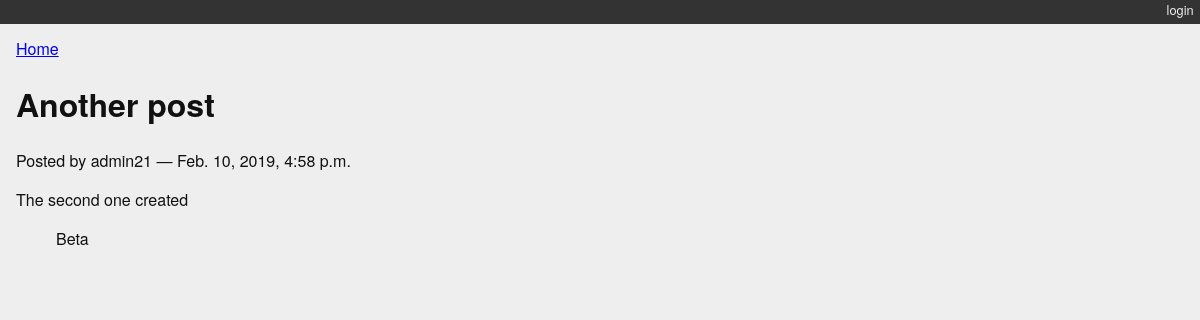
Page /posts/2/ on the earlier database version.
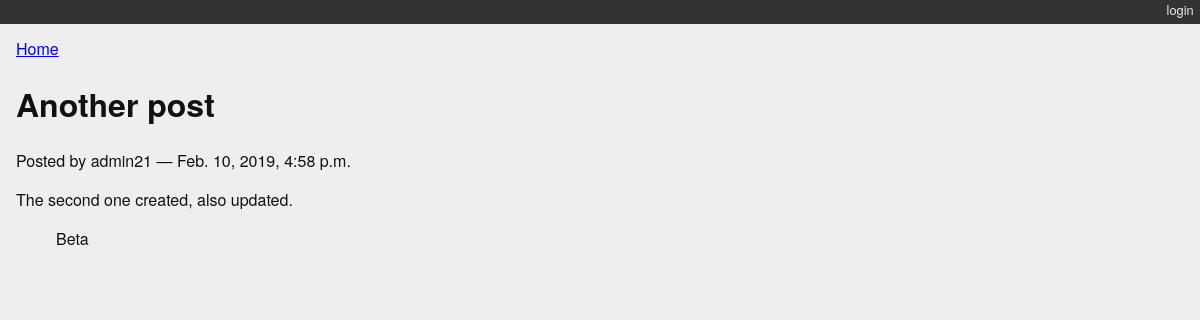
Same page on the later database version.
### myblog/models.py (models this page shows)
class Post(models.Model):
    title = models.CharField(max_length=128)
    text = models.TextField(blank=True)
    author = models.ForeignKey(User, on_delete=models.CASCADE)
    created_date = models.DateTimeField(auto_now_add=True)
    modified_date = models.DateTimeField(auto_now=True)
    published_date = models.DateTimeField(blank=True, null=True)
    def __str__(self):
        return self.title

### myblog/views.py (the view)
# urls.py: path('posts/<int:post_id>/', detail_view, name="blog_detail"),
def detail_view(request, post_id):
    published = Post.objects.exclude(published_date__exact=None)
    try:
        post = published.get(pk=post_id)
    except Post.DoesNotExist:
        raise Http404
    context = {'post': post}
    return render(request, 'detail.html', context)

### myblog/models.py (called while the page is built)
    def __str__(self):
        return self.name

### myblog/templates/detail.html (shortened to what this page needs)
{% extends "base.html" %}
{% block content %}
<a class="backlink" href="/">Home</a>
<h1>{{ post }}</h1>
<p class="byline">
  Posted by {{ post.author.username }} &mdash; {{ post.published_date }}
</p>
<div class="post-body">
  {{ post.text }}
</div>
<ul class="categories">
  {% for category in post.categories.all %}
    <li>{{ category }}</li>
  {% endfor %}
</ul>
{% endblock %}

Differences in the rows shown:
changed Post "Another post": text "The second one created" → "The second one created, also updated."
